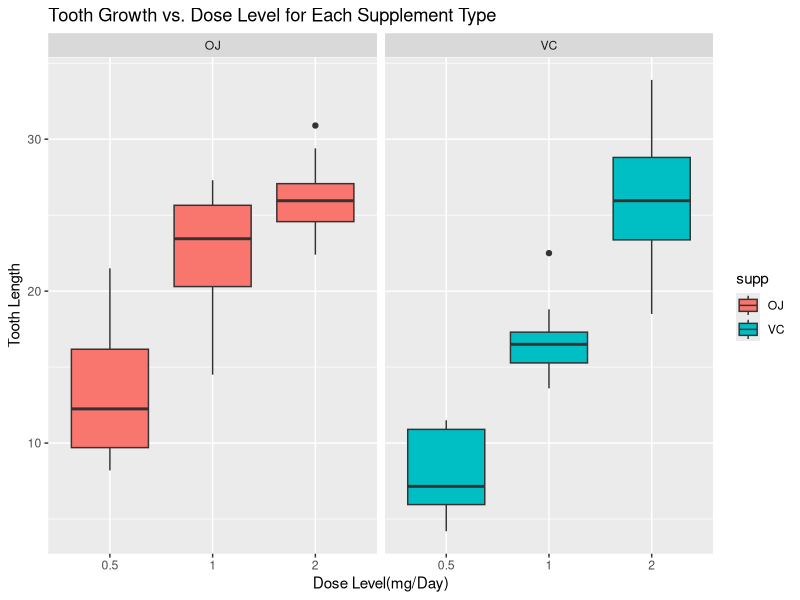
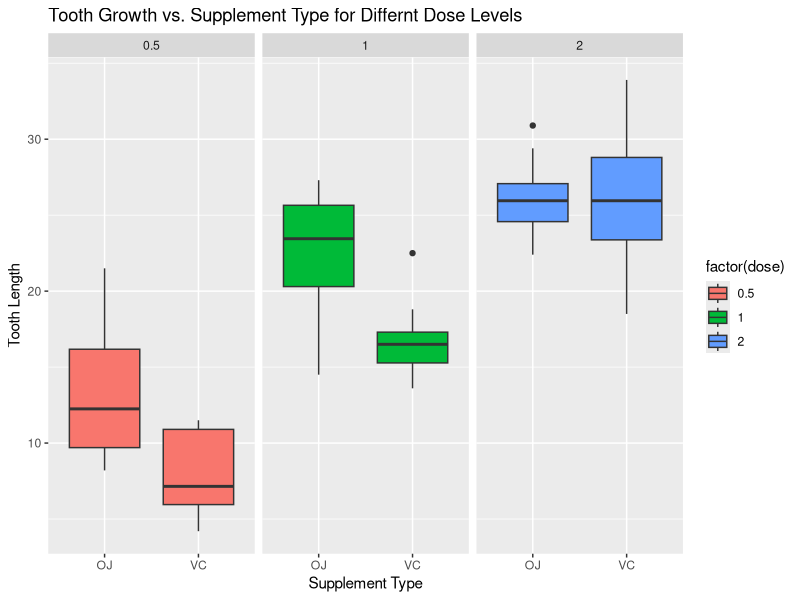

R code for these plots, in order: (Note: this script raises an error after producing the figures.)
## ---- chunk 1
# Load required packages 
library(ggplot2)
## ---- chunk 2
data("ToothGrowth")
## ---- chunk 3
str(ToothGrowth)
## ---- chunk 4
summary(ToothGrowth)  
## ---- chunk 5
unique(ToothGrowth$dose)
## ---- chunk 6
ggplot(ToothGrowth, aes(x = factor(dose), y = len)) +
  geom_boxplot(aes(fill = supp))+
  facet_grid(.~supp)+
  ggtitle("Tooth Growth vs. Dose Level for Each Supplement Type")+
  xlab("Dose Level(mg/Day)")+
  ylab("Tooth Length")
      
## ---- chunk 7
ggplot(ToothGrowth, aes(x = supp, y = len, fill = factor(dose))) +
  geom_boxplot()+
  facet_grid(.~dose)+
  ggtitle("Tooth Growth vs. Supplement Type for Differnt Dose Levels ")+
  xlab("Supplement Type")+
  ylab("Tooth Length")
## ---- chunk 8
t.test(len ~ supp, ToothGrowth, paired = FALSE, var.equal = FALSE)

## ---- chunk 9
ToothGrowth12 <- subset(ToothGrowth, dose %in% c(1,2))
t.test(len ~ dose, ToothGrowth12, paired = FALSE, var.equal = FALSE)

## ---- chunk 10
ToothGrowth105 <- subset(ToothGrowth, dose %in% c(1,0.5))
t.test(len ~ dose, ToothGrowth105, paired = FALSE, var.equal = FALSE)

## ---- chunk 11
ToothGrowth205 <- subset(ToothGrowth, dose %in% c(2,0.5))
t.test(len ~ dose, ToothGrowth205, paired = FALSE, var.equal = FALSE)

